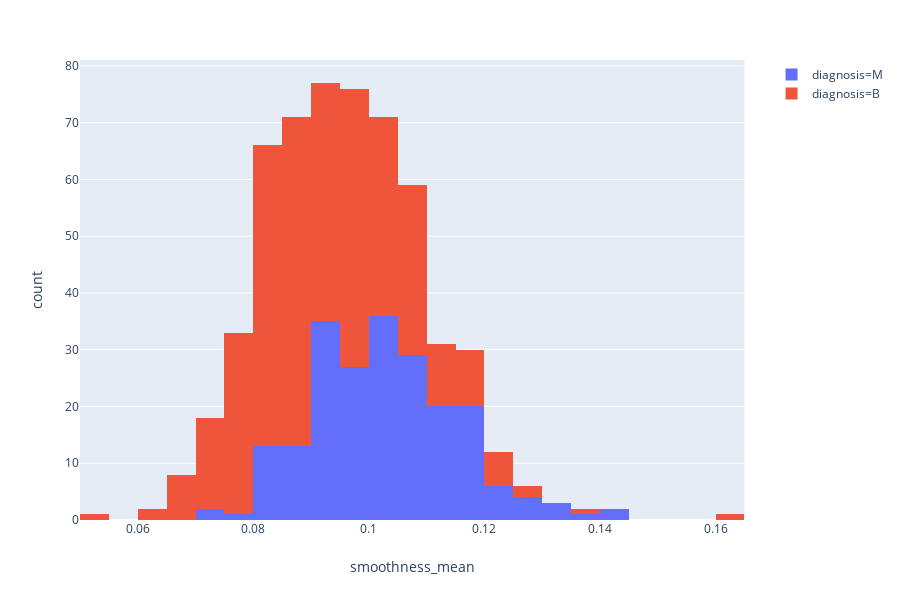

This figure's notebook cell:
### Code cell
fig = px.histogram(dados, x="smoothness_mean", color="diagnosis")
fig.show()

### Figure 1 — Plotly figure (JSON) as saved in the notebook; plotly's stock layout.template omitted (floating-point values rounded to 4 significant figures; data arrays with more than 128 entries replaced by an {"elided": "..."} marker saying what was removed)
{"data": [{"alignmentgroup": "True", "bingroup": "x", "hoverlabel": {"namelength": 0}, "hovertemplate": "diagnosis=M<br>smoothness_mean=%{x}<br>count=%{y}", "legendgroup": "diagnosis=M", "marker": {"color": "#636efa"}, "name": "diagnosis=M", "offsetgroup": "diagnosis=M", "orientation": "v", "showlegend": true, "type": "histogram", "x": {"elided": "212 float values"}, "xaxis": "x", "yaxis": "y"}, {"alignmentgroup": "True", "bingroup": "x", "hoverlabel": {"namelength": 0}, "hovertemplate": "diagnosis=B<br>smoothness_mean=%{x}<br>count=%{y}", "legendgroup": "diagnosis=B", "marker": {"color": "#EF553B"}, "name": "diagnosis=B", "offsetgroup": "diagnosis=B", "orientation": "v", "showlegend": true, "type": "histogram", "x": {"elided": "357 float values"}, "xaxis": "x", "yaxis": "y"}], "layout": {"barmode": "relative", "height": 600, "legend": {"tracegroupgap": 0}, "margin": {"t": 60}, "xaxis": {"anchor": "y", "domain": [0, 0.98], "title": {"text": "smoothness_mean"}}, "yaxis": {"anchor": "x", "domain": [0, 1], "title": {"text": "count"}}}}
